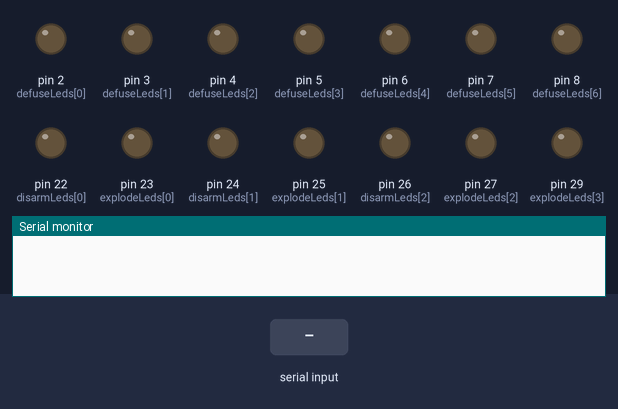
Bench run of a sketch on a simulated Arduino Mega 2560, built with avr-gcc and run on an emulated ATmega2560. On the bench: output pins drawn as LEDs (lit = HIGH), the last lines printed to the serial monitor. The inputs (shaded band) are chosen by the test bench.

Above: at 1.2 s.
1.3 s: "30,150\n" received over Serial
At 1.56 s:
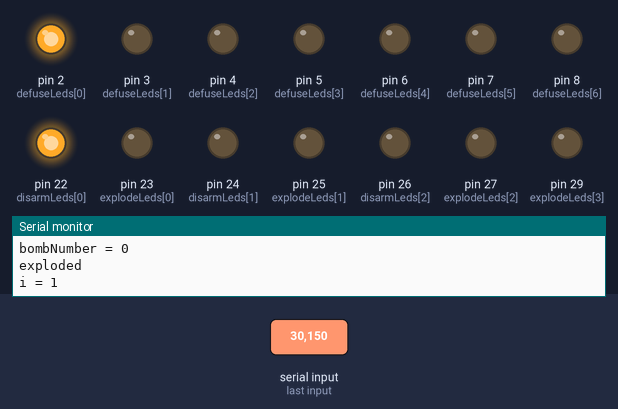
At 2.5 s:
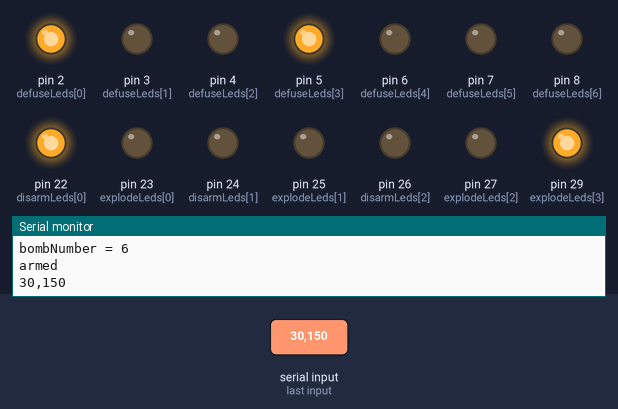
3.1 s: "200\n" received over Serial
At 4.9 s:
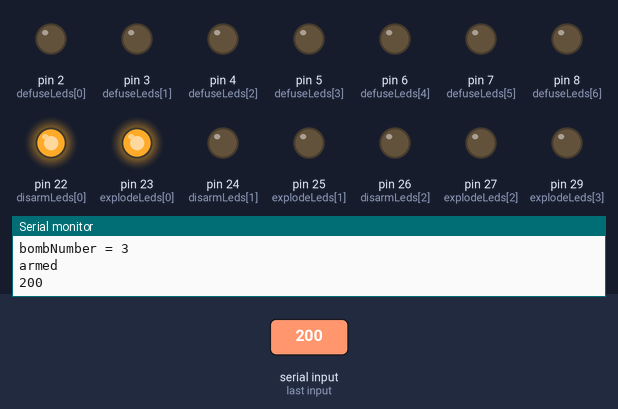
Timing chart, 0 to 6.4 s (numbered marks = the images above; inputs shaded):
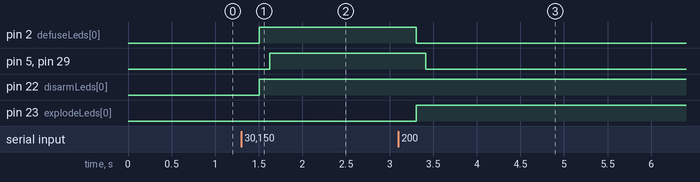

The sketch:

bombsquad_arduino.ino
```cpp
enum bomb_state {ARMED, DISARMED, DEFUSED, EXPLODED};

// kids, just change the LEDs for these 3 arrays for the corresponding bombs.
// make sure you use a mega2560
const int defuseLeds[] = {2,3,4,5,6,7,8}; //g
const int disarmLeds[] = {22,24,26,28,30,32,34}; //b
const int explodeLeds[] = {23,25,27,29,31,33,35}; //r


void initialize(){
  int i = 0;
  for( i = 0 ; i < 7 ; i++)
  {
    digitalWrite(defuseLeds[i], LOW);
    digitalWrite(disarmLeds[i], LOW);
    digitalWrite(explodeLeds[i], LOW);
    }
  }

void setup() {
  Serial.begin(9600);
  Serial.setTimeout(200);
  digitalWrite(13, LOW);
  pinMode(2,OUTPUT);
  pinMode(3,OUTPUT);
  pinMode(4,OUTPUT);
  pinMode(5,OUTPUT);
  pinMode(6,OUTPUT);
  pinMode(7,OUTPUT);
  pinMode(8,OUTPUT);
  pinMode(22,OUTPUT);
  pinMode(24,OUTPUT);
  pinMode(26,OUTPUT);
  pinMode(28,OUTPUT);
  pinMode(30,OUTPUT);
  pinMode(32,OUTPUT);
  pinMode(34,OUTPUT);
  pinMode(23,OUTPUT);
  pinMode(25,OUTPUT);
  pinMode(27,OUTPUT);
  pinMode(29,OUTPUT);
  pinMode(31,OUTPUT);
  pinMode(33,OUTPUT);
  pinMode(35,OUTPUT);
  initialize();
}


void lightLed(int bombNumber, int state)
{
  Serial.print("bombNumber = ");
  Serial.println(bombNumber);
  if (state == ARMED) {
    Serial.println("armed");
    digitalWrite(defuseLeds[bombNumber], LOW);
    digitalWrite(disarmLeds[bombNumber], LOW);
    digitalWrite(explodeLeds[bombNumber], LOW);
  } else if (state == DISARMED) {
    Serial.println("disarmed");
    digitalWrite(defuseLeds[bombNumber], HIGH);
    digitalWrite(disarmLeds[bombNumber], LOW);
    digitalWrite(explodeLeds[bombNumber], HIGH);
  } else if (state == DEFUSED) {
    Serial.println("defused");
    digitalWrite(defuseLeds[bombNumber], LOW);
    digitalWrite(disarmLeds[bombNumber], HIGH);
    digitalWrite(explodeLeds[bombNumber], HIGH);
  } else if (state == EXPLODED) {
    Serial.println("exploded");
    digitalWrite(defuseLeds[bombNumber], HIGH);
    digitalWrite(disarmLeds[bombNumber], HIGH);
    digitalWrite(explodeLeds[bombNumber], LOW);
  }
}

String x;

void loop() {
  x = Serial.readString();
  for (int i = 0; i < x.length(); i++) {
    Serial.print("i = ");
    Serial.println(i);
    String tmp_str = String(x[i]);
    int tmp_int = tmp_str.toInt();
    Serial.print("tmp_int = ");
    Serial.println(tmp_int);
    lightLed(i, tmp_int);
  }
  Serial.println(x);
}
```

Measured:
- after the input at 1.3 s, pin 2 (defuseLeds[0]), pin 22 (disarmLeds[0]): LOW → HIGH after 0.21 s; pin 5 (defuseLeds[3]), pin 29 (explodeLeds[3]): LOW → HIGH after 0.32 s
- after the input at 3.1 s, pin 2 (defuseLeds[0]): HIGH → LOW after 0.20 s; pin 5 (defuseLeds[3]), pin 29 (explodeLeds[3]): HIGH → LOW after 0.32 s; pin 23 (explodeLeds[0]): LOW → HIGH after 0.20 s
